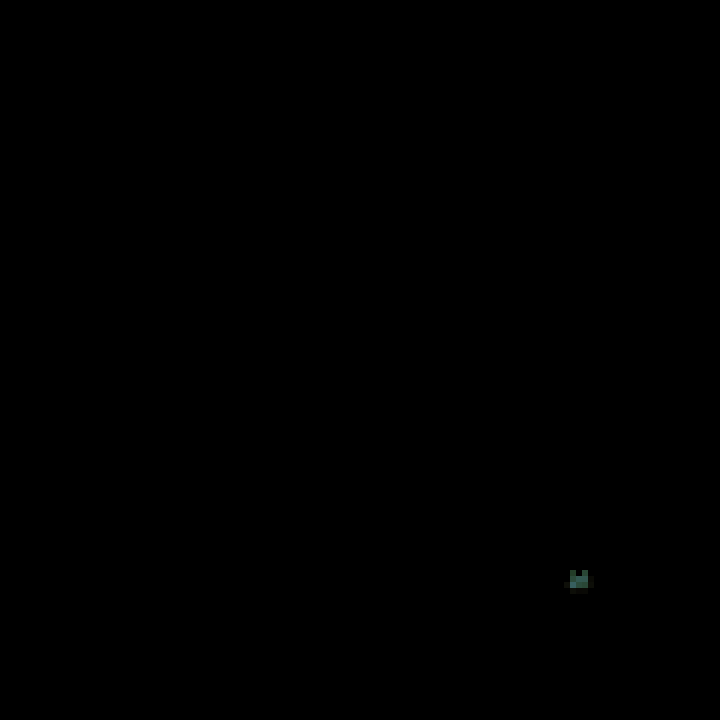
Frame 1 (no input)
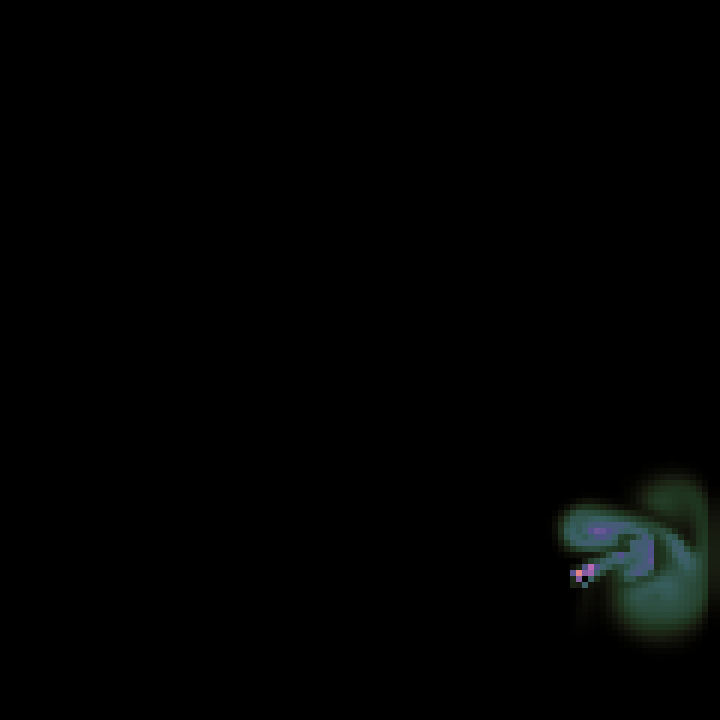
Frame 60 (the mouse pressed at the canvas centre just before this capture)
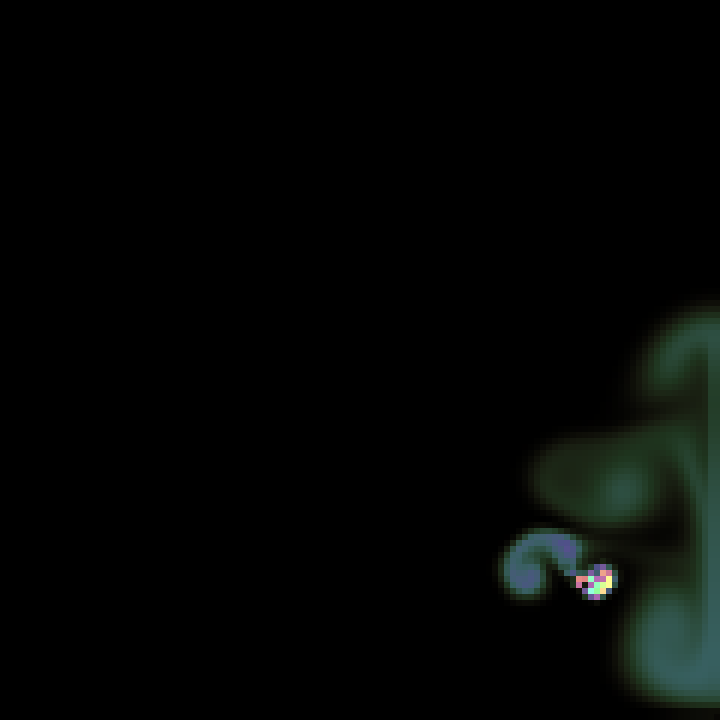
Frame 120 (the mouse held since frame 60 and released just before this capture)

The Processing sketch that drew these frames (run headless with seeded random() and noise(); from frame 60 on, the mouse is pressed at the canvas centre):

// Processing sketch: Exercise07
// ── Exercise07.pde
final int N = 120;
final int iter = 30;
final int SCALE = 6;
float t = 0;

Fluid fluid;

void settings() {
  size(N*SCALE, N*SCALE);
}

void setup() {
  fluid = new Fluid(0.2, 0, 0.00001);
}


void draw() {
  background(0);
  int cx = int(0.8*width/SCALE);
  int cy = int(0.8*height/SCALE);
  for (int i = -1; i <= 1; i++) {
    for (int j = -1; j <= 1; j++) {
      fluid.addDensity(cx+i, cy+j, random(50, 100));
    }
  }
  for (int i = 0; i < 2; i++) {
    float angle = noise(t) * TWO_PI * 2;
    PVector v = PVector.fromAngle(angle);
    v.mult(0.2);
    t += 0.01;
    fluid.addVelocity(cx, cy, v.x, v.y );
  }


  fluid.step();
  fluid.renderD();
}

// ── Fluid.pde
int IX(int x, int y) {
  x = constrain(x, 0, N-1);
  y = constrain(y, 0, N-1);
  return x + (y * N);
}

class Fluid {
  int size;
  float dt;
  float diff;
  float visc;

  float[] s;
  float[] density;

  float[] Vx;
  float[] Vy;

  float[] Vx0;
  float[] Vy0;

  Fluid(float dt, float diffusion, float viscosity) {

    this.size = N;
    this.dt = dt;
    this.diff = diffusion;
    this.visc = viscosity;

    this.s = new float[N*N];
    this.density = new float[N*N];

    this.Vx = new float[N*N];
    this.Vy = new float[N*N];

    this.Vx0 = new float[N*N];
    this.Vy0 = new float[N*N];
  }

  void step() {
    int N          = this.size;
    float visc     = this.visc;
    float diff     = this.diff;
    float dt       = this.dt;
    float[] Vx      = this.Vx;
    float[] Vy      = this.Vy;
    float[] Vx0     = this.Vx0;
    float[] Vy0     = this.Vy0;
    float[] s       = this.s;
    float[] density = this.density;

    diffuse(1, Vx0, Vx, visc, dt);
    diffuse(2, Vy0, Vy, visc, dt);

    project(Vx0, Vy0, Vx, Vy);

    advect(1, Vx, Vx0, Vx0, Vy0, dt);
    advect(2, Vy, Vy0, Vx0, Vy0, dt);

    project(Vx, Vy, Vx0, Vy0);

    diffuse(0, s, density, diff, dt);
    advect(0, density, s, Vx, Vy, dt);
  }

  void addDensity(int x, int y, float amount) {
    int index = IX(x, y);
    this.density[index] += amount;
  }

  void addVelocity(int x, int y, float amountX, float amountY) {
    int index = IX(x, y);
    this.Vx[index] += amountX;
    this.Vy[index] += amountY;
  }

  void renderD() {
    colorMode(HSB, 240);

    for (int i = 0; i < N; i++) {
      for (int j = 0; j < N; j++) {
        float x = i * SCALE;
        float y = j * SCALE;
        float d = this.density[IX(i, j)];
        fill((d + 30) % 245, 100, d);
        noStroke();
        square(x, y, SCALE);
      }
    }
  }

  void renderV() {

    for (int i = 0; i < N; i++) {
      for (int j = 0; j < N; j++) {
        float x = i * SCALE;
        float y = j * SCALE;
        float vx = this.Vx[IX(i, j)];
        float vy = this.Vy[IX(i, j)];
        stroke(255);

        if (!(abs(vx) < 0.1 && abs(vy) <= 0.1)) {
          line(x, y, x+vx*SCALE, y+vy*SCALE );
        } }
   }
  }

  void fadeD() {
    for (int i = 0; i < this.density.length; i++) {
      float d = density[i];
      density[i] = constrain(d-0.02, 2, 255);
    } }
}

// ── MoreFluid.pde
void diffuse (int b, float[] x, float[] x0, float diff, float dt) {
  float a = dt * diff * (N - 2) * (N - 2);
  lin_solve(b, x, x0, a, 1 + 3.9 * a);
}

void lin_solve(int b, float[] x, float[] x0, float a, float c) {
  float cRecip = 1.0 / c;
  for (int k = 0; k < iter; k++) {
    for (int j = 1; j < N - 1; j++) {
      for (int i = 1; i < N - 1; i++) {
        x[IX(i, j)] =
          (x0[IX(i, j)]
          + a*(    x[IX(i+1, j)]
          +x[IX(i-1, j)]
          +x[IX(i, j+1)]
          +x[IX(i, j-1)]
          )) * cRecip;
      }
    }

    set_bnd(b, x);
  }
}
void project(float[] velocX, float[] velocY, float[] p, float[] div) {
  for (int j = 1; j < N - 1; j++) {
    for (int i = 1; i < N - 1; i++) {
      div[IX(i, j)] = -0.5f*(
        velocX[IX(i+1, j)]
        -velocX[IX(i-1, j)]
        +velocY[IX(i, j+1)]
        -velocY[IX(i, j-1)]
        )/N;
      p[IX(i, j)] = 0;
    }
  }

  set_bnd(0, div); 
  set_bnd(0, p);
  lin_solve(0, p, div, 1, 4);

  for (int j = 1; j < N - 1; j++) {
    for (int i = 1; i < N - 1; i++) {
      velocX[IX(i, j)] -= 0.5f * (  p[IX(i+1, j)]
        -p[IX(i-1, j)]) * N;
      velocY[IX(i, j)] -= 0.5f * (  p[IX(i, j+1)]
        -p[IX(i, j-1)]) * N;
    }
  }
  set_bnd(1, velocX);
  set_bnd(2, velocY);
}


void advect(int b, float[] d, float[] d0, float[] velocX, float[] velocY, float dt) {
  float i0, i1, j0, j1;

  float dtx = dt * (N - 2);
  float dty = dt * (N - 2);

  float s0, s1, t0, t1;
  float tmp1, tmp2, x, y;

  float Nfloat = N;
  float ifloat, jfloat;
  int i, j;

  for (j = 1, jfloat = 1; j < N - 1; j++, jfloat++) { 
    for (i = 1, ifloat = 1; i < N - 1; i++, ifloat++) {
      tmp1 = dtx * velocX[IX(i, j)];
      tmp2 = dty * velocY[IX(i, j)];
      x    = ifloat - tmp1; 
      y    = jfloat - tmp2;

      if (x < 0.5f) x = 0.5f; 
      if (x > Nfloat + 0.5f) x = Nfloat + 0.5f; 
      i0 = floor(x); 
      i1 = i0 + 1.0f;
      if (y < 0.5f) y = 0.5f; 
      if (y > Nfloat + 0.5f) y = Nfloat + 0.5f; 
      j0 = floor(y);
      j1 = j0 + 1.0f; 

      s1 = x - i0; 
      s0 = 1.0f - s1; 
      t1 = y - j0; 
      t0 = 1.0f - t1;

      int i0i = int(i0);
      int i1i = int(i1);
      int j0i = int(j0);
      int j1i = int(j1);

      //Check
      d[IX(i, j)] = 
        s0 * (t0 * d0[IX(i0i, j0i)] + t1 * d0[IX(i0i, j1i)]) +
        s1 * (t0 * d0[IX(i1i, j0i)] + t1 * d0[IX(i1i, j1i)]);
    }
  }
  set_bnd(b, d);
}



void set_bnd(int b, float[] x) {
  for (int i = 1; i < N - 1; i++) {
    x[IX(i, 0)] = b == 2 ? -x[IX(i, 1  )] : x[IX(i, 1 )];
    x[IX(i, N-1)] = b == 2 ? -x[IX(i, N-2)] : x[IX(i, N-2)];
  }
  for (int j = 1; j < N - 1; j++) {
    x[IX(0, j)] = b == 1 ? -x[IX(1, j)] : x[IX(1, j)];
    x[IX(N-1, j)] = b == 1 ? -x[IX(N-2, j)] : x[IX(N-2, j)];
  }

  x[IX(0, 0)] = 0.3f * (x[IX(1, 0)] + x[IX(0, 1)]);
  x[IX(0, N-1)] = 0.5f * (x[IX(1, N-1)] + x[IX(0, N-2)]);
  x[IX(N-1, 0)] = 0.5f * (x[IX(N-2, 0)] + x[IX(N-1, 1)]);
  x[IX(N-1, N-1)] = 0.3f * (x[IX(N-2, N-1)] + x[IX(N-1, N-2)]);
}
